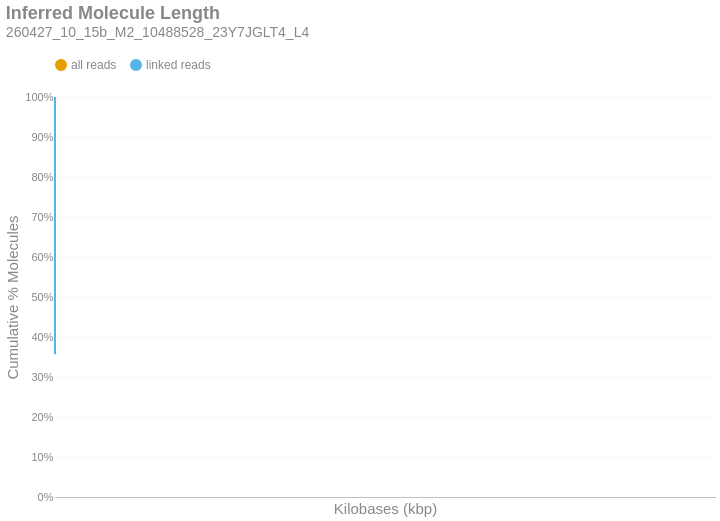

Notebook source saved alongside this figure:
### Markdown cell above
### Inferred Molecule Length
This is the cumulative frequency distribution of molecule lengths inferred from the first and last alignment positions along a contig for all alignments associated with a single linked-read barcode on a given contig.There are two distributions: one with `all` the alignments (yellow) and another with only `linked reads` (blue). The percent of molecules in the `linked reads` distribution is relative to the total number of linked molecules.

### Code cell
if SKIPLR:
    print_html(f"Skipped")
else:
    binned_df = consolidated_hist(valids['length_inferred']/1000, mask, 10, True)
    binned_df = binned_df.with_columns(
        pl.when(pl.col('bin').cast(pl.Utf8) == '0').then(pl.lit('1')).otherwise(pl.col('bin').cast(pl.Utf8)).alias('bin')
    )
    with SafeRender(binned_df):
        (
            density_plot(binned_df, 'Inferred Molecule Length', samplename, 'inferredlen')
            .transform_calculate(bin_kb='datum.bin / 1000')
            .encode(
                x=alt.X('bin_kb:Q', title="Kilobases (kbp)").scale(type='log', padding=0).axis(labelAngle=-40),
                y=alt.Y('value:Q', title='Cumulative % Molecules')
                    .axis(format='%')
                    .stack(False)
                    .scale(domainMin=0, domainMax=1,padding=0),
                color=alt.Color("key:N").scale(domain = ["all reads", "linked reads"]),
                tooltip = [
                    alt.Tooltip("key:N", title = "Data Type"),
                    alt.Tooltip("range_label:N", title="Kilobases"),
                    alt.Tooltip("value:Q", format = ".2%", title="% Molecules (Cum.)")
                ]
            )
        ).display()

### Figure 1 — Vega-Lite specification as saved in the notebook (floating-point values rounded to 4 significant figures)
{"width": "container", "height": 400, "config": {"title": {"anchor": "start", "dy": -15, "fontSize": 18, "color": "#888888", "subtitleColor": "#888888", "subtitleFontSize": 14}, "arc": {"fill": "#0072B2"}, "axis": {"domainColor": "#888888", "domainWidth": 0.5, "gridWidth": 0.2, "grid": false, "titleFontWeight": 400, "titleFontSize": 15, "labelFontSize": 11, "labelColor": "#888888", "tickColor": "#888888", "tickWidth": 0.2, "titleColor": "#888888"}, "axisBand": {"grid": false}, "axisX": {"grid": true, "tickSize": 10, "domainCap": "round"}, "axisY": {"domain": false, "grid": true, "tickSize": 0, "domainCap": "round"}, "background": "transparent", "header": {"labelFontSize": 15, "labelColor": "#888888", "titleFontSize": 15, "titleFontWeight": 600, "titleColor": "#888888"}, "legend": {"labelFont": "sans-serif", "labelFontSize": 12, "labelColor": "#888888", "symbolSize": 100, "symbolType": "circle", "titleFontSize": 12, "titlePadding": 10, "titleColor": "#888888", "title": null, "orient": "top"}, "range": {"category": ["#E69F00", "#56B4E9", "#009E73", "#F0E442", "#0072B2", "#D55E00", "#CC79A7", "#000000"], "diverging": ["#cfe8f3", "#a2d4ec", "#73bfe2", "#46abdb", "#1696d2", "#12719e"]}, "area": {"fill": "#0072B2", "fillOpacity": 0.7, "line": true, "strokeOpacity": 0.7}, "line": {"color": "#0072B2", "stroke": "#0072B2", "strokeWidth": 2}, "trail": {"color": "#0072B2", "stroke": "#0072B2", "strokeWidth": 0, "size": 1}, "point": {"filled": true, "fillOpacity": 1.0, "size": 95}, "text": {"color": "#888888", "fontSize": 11, "align": "right", "fontWeight": 400, "size": 11}, "bar": {"fill": "#0072B2", "stroke": null}, "view": {"stroke": null, "continuousWidth": 660, "continuousHeight": 400}}, "data": {"name": "data-044de09a587397c0360c76257ed6e63c"}, "mark": {"type": "line", "interpolate": "monotone", "point": {"opacity": 0, "size": 275}}, "encoding": {"color": {"field": "key", "scale": {"domain": ["all reads", "linked reads"]}, "type": "nominal"}, "tooltip": [{"field": "key", "title": "Data Type", "type": "nominal"}, {"field": "range_label", "title": "Kilobases", "type": "nominal"}, {"field": "value", "format": ".2%", "title": "% Molecules (Cum.)", "type": "quantitative"}], "x": {"axis": {"labelAngle": -40}, "field": "bin_kb", "scale": {"type": "log", "padding": 0}, "title": "Kilobases (kbp)", "type": "quantitative"}, "y": {"axis": {"format": "%"}, "field": "value", "scale": {"domainMin": 0, "domainMax": 1, "padding": 0}, "stack": false, "title": "Cumulative % Molecules", "type": "quantitative"}}, "params": [{"name": "param_c36ac31b6afebe62", "select": {"type": "point", "fields": ["key"]}, "bind": "legend"}], "title": {"text": "Inferred Molecule Length", "subtitle": "260427_10_15b_M2_10488528_23Y7JGLT4_L4"}, "transform": [{"fold": ["all reads (cumsum)", "linked reads (cumsum)"]}, {"calculate": "replace(datum.key, ' (cumsum)', '')", "as": "key"}, {"filter": {"param": "param_c36ac31b6afebe62"}}, {"calculate": "datum.bin / 1000", "as": "bin_kb"}], "usermeta": {"embedOptions": {"downloadFileName": "260427_10_15b_M2_10488528_23Y7JGLT4_L4.inferredlen"}}, "$schema": "https://vega.github.io/schema/vega-lite/v6.4.1.json", "datasets": {"data-044de09a587397c0360c76257ed6e63c": [{"bin": "0.0", "interval": "0.0-10.0", "all reads": 0.6522, "linked reads": 0.357, "all reads (cumsum)": 0.6522, "linked reads (cumsum)": 0.357, "range_label": "0-9"}, {"bin": "10.0", "interval": "10.0-20.0", "all reads": 0.1039, "linked reads": 0.1917, "all reads (cumsum)": 0.7561, "linked reads (cumsum)": 0.5487, "range_label": "10-19"}, {"bin": "20.0", "interval": "20.0-30.0", "all reads": 0.08039, "linked reads": 0.1486, "all reads (cumsum)": 0.8365, "linked reads (cumsum)": 0.6973, "range_label": "20-29"}, {"bin": "30.0", "interval": "30.0-40.0", "all reads": 0.06058, "linked reads": 0.1121, "all reads (cumsum)": 0.8971, "linked reads (cumsum)": 0.8094, "range_label": "30-39"}, {"bin": "40.0", "interval": "40.0-50.0", "all reads": 0.04253, "linked reads": 0.07875, "all reads (cumsum)": 0.9396, "linked reads (cumsum)": 0.8882, "range_label": "40-49"}, {"bin": "50.0", "interval": "50.0-60.0", "all reads": 0.02773, "linked reads": 0.05136, "all reads (cumsum)": 0.9674, "linked reads (cumsum)": 0.9395, "range_label": "50-59"}, {"bin": "60.0", "interval": "60.0-70.0", "all reads": 0.0165, "linked reads": 0.03055, "all reads (cumsum)": 0.9839, "linked reads (cumsum)": 0.9701, "range_label": "60-69"}, {"bin": "70.0", "interval": "70.0-80.0", "all reads": 0.008899, "linked reads": 0.01648, "all reads (cumsum)": 0.9928, "linked reads (cumsum)": 0.9866, "range_label": "70-79"}, {"bin": "80.0", "interval": "80.0-90.0", "all reads": 0.004287, "linked reads": 0.007944, "all reads (cumsum)": 0.997, "linked reads (cumsum)": 0.9945, "range_label": "80-89"}, {"bin": "90.0", "interval": "90.0-100.0", "all reads": 0.001837, "linked reads": 0.003404, "all reads (cumsum)": 0.9989, "linked reads (cumsum)": 0.9979, "range_label": "90-99"}, {"bin": "100.0", "interval": "100.0-110.0", "all reads": 0.0007022, "linked reads": 0.001301, "all reads (cumsum)": 0.9996, "linked reads (cumsum)": 0.9992, "range_label": "100-109"}, {"bin": "110.0", "interval": "110.0-120.0", "all reads": 0.0002533, "linked reads": 0.0004691, "all reads (cumsum)": 0.9998, "linked reads (cumsum)": 0.9997, "range_label": "110-119"}, {"bin": "120.0", "interval": "120.0-130.0", "all reads": 8.536e-05, "linked reads": 0.0001582, "all reads (cumsum)": 0.9999, "linked reads (cumsum)": 0.9999, "range_label": "120-129"}, {"bin": "130.0", "interval": "130.0-140.0", "all reads": 3.4e-05, "linked reads": 6.3e-05, "all reads (cumsum)": 1.0, "linked reads (cumsum)": 0.9999, "range_label": "130-139"}, {"bin": "140.0", "interval": "140.0-150.0", "all reads": 1.991e-05, "linked reads": 3.689e-05, "all reads (cumsum)": 1.0, "linked reads (cumsum)": 1.0, "range_label": "140-149"}, {"bin": "150.0", "interval": "150.0-160.0", "all reads": 9.908e-06, "linked reads": 1.836e-05, "all reads (cumsum)": 1.0, "linked reads (cumsum)": 1.0, "range_label": "150-159"}, {"bin": "160.0", "interval": "160.0-170.0", "all reads": 5.818e-06, "linked reads": 1.078e-05, "all reads (cumsum)": 1.0, "linked reads (cumsum)": 1.0, "range_label": "160-169"}, {"bin": "170.0", "interval": "170.0-180.0", "all reads": 3.727e-06, "linked reads": 6.907e-06, "all reads (cumsum)": 1.0, "linked reads (cumsum)": 1.0, "range_label": "170-179"}, {"bin": "180.0", "interval": "180.0-190.0", "all reads": 2.454e-06, "linked reads": 4.548e-06, "all reads (cumsum)": 1.0, "linked reads (cumsum)": 1.0, "range_label": "180-189"}, {"bin": "190.0", "interval": "190.0-200.0", "all reads": 2e-06, "linked reads": 3.706e-06, "all reads (cumsum)": 1.0, "linked reads (cumsum)": 1.0, "range_label": "190-199"}, {"bin": "200.0", "interval": "200.0-210.0", "all reads": 9.999e-07, "linked reads": 1.853e-06, "all reads (cumsum)": 1.0, "linked reads (cumsum)": 1.0, "range_label": "200-209"}, {"bin": "210.0", "interval": "210.0-220.0", "all reads": 4.545e-07, "linked reads": 8.423e-07, "all reads (cumsum)": 1.0, "linked reads (cumsum)": 1.0, "range_label": "210-219"}, {"bin": "220.0", "interval": "220.0-230.0", "all reads": 4.545e-07, "linked reads": 8.423e-07, "all reads (cumsum)": 1.0, "linked reads (cumsum)": 1.0, "range_label": "220-229"}, {"bin": "230.0", "interval": "230.0-240.0", "all reads": 1.818e-07, "linked reads": 3.369e-07, "all reads (cumsum)": 1.0, "linked reads (cumsum)": 1.0, "range_label": "230-239"}, {"bin": "240.0", "interval": "240.0-250.0", "all reads": 1.818e-07, "linked reads": 3.369e-07, "all reads (cumsum)": 1.0, "linked reads (cumsum)": 1.0, "range_label": "240-249"}, {"bin": "250.0", "interval": "250.0-260.0", "all reads": 9.09e-08, "linked reads": 1.685e-07, "all reads (cumsum)": 1.0, "linked reads (cumsum)": 1.0, "range_label": "250-259"}, {"bin": "260.0", "interval": "260.0-270.0", "all reads": 1.818e-07, "linked reads": 3.369e-07, "all reads (cumsum)": 1.0, "linked reads (cumsum)": 1.0, "range_label": "260-269"}]}}
